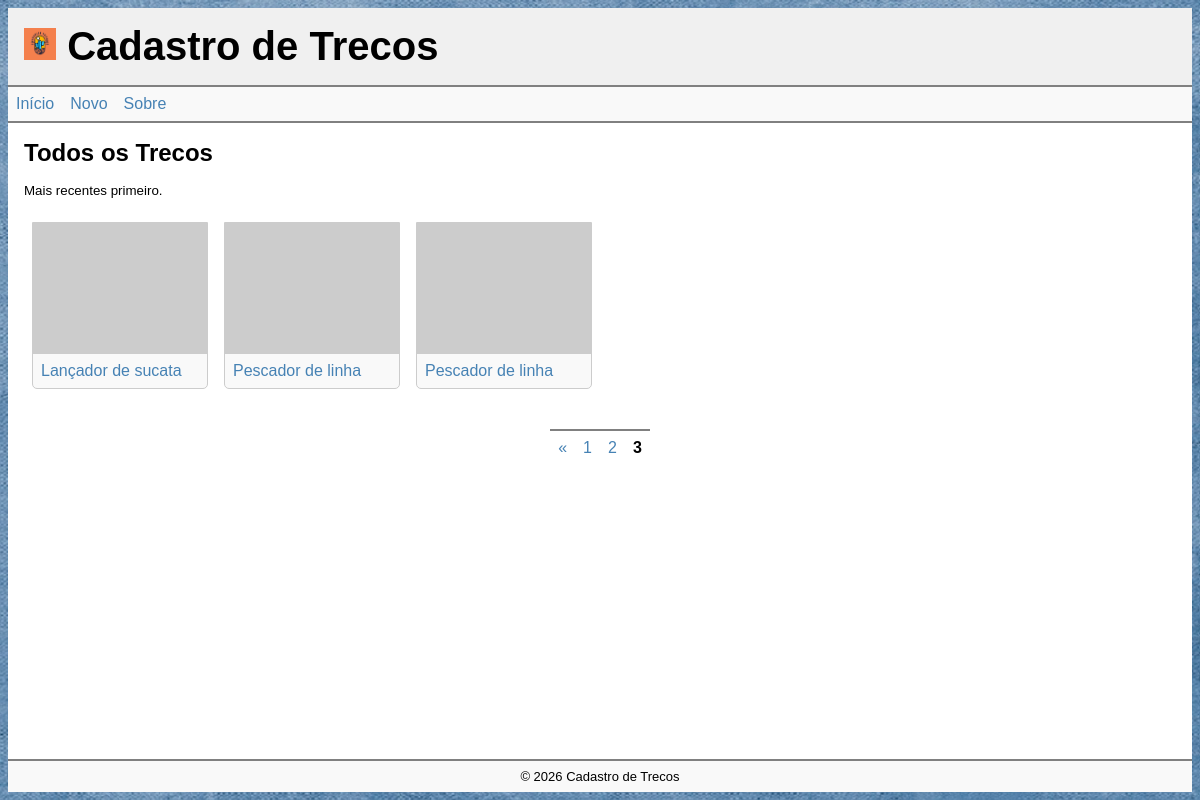
Screenshot of /?p=3 with the database file from the repository.
### tables this page shows
CREATE TABLE thing (
    id INTEGER PRIMARY KEY AUTOINCREMENT,
    created_at TEXT DEFAULT CURRENT_TIMESTAMP,
    name TEXT,
	description TEXT,
    location TEXT, 
	photo TEXT,
	status TEXT CHECK (status IN ('on', 'off', 'del')) DEFAULT 'on'
);

### app.py (the view, shortened to what this page needs)
@app.route("/api/things")
@app.route("/")
def index():
    page = request.args.get("p", 1, type=int)
    per_page = 10
    offset = (page - 1) * per_page
    with sqlite3.connect('database.db') as conn:
        conn.row_factory = sqlite3.Row
        contents = conn.execute("""
            SELECT id, name, photo
            FROM thing
            WHERE status = 'on'
            ORDER BY created_at DESC
            LIMIT ? OFFSET ?
        """, (per_page, offset)).fetchall()
        total = conn.execute("""
            SELECT COUNT(*)
            FROM thing
            WHERE status = 'on'
        """).fetchone()[0]
    pages = (total + per_page - 1) // per_page
    return render_template(
        'index.html',
        contents=contents,
        total=total,
        page=page,
        pages=pages,
        page_css='index.css'
    )

### templates/index.html (shortened to what this page needs)
{% extends '_base.html' %}
{% block main %}
<section>
    <h2>Todos os Trecos</h2>
    <small>Mais recentes primeiro.</small>
    {% if total > 0 %}
    <div class="grid">
        {% for content in contents %}
        <div class="cell">
            <div class="card">
                <div class="card-image"><img src="{{ content.photo }}" alt="{{ content.name }}"></div>
                <div class="card-body"><a href="{{ url_for('view', thing_id=content.id) }}">{{ content.name }}</a></div>
            </div>
        </div>
        {% endfor %}
    </div>
    {% if pages > 1 %}
    <nav class="pagination">
        {% if page > 1 %}
        <a href="{{ url_for('index', p=page - 1) }}">&laquo;</a>
        {% endif %}
        {% for number in range(1, pages + 1) %}
        {% if number == page %}
        <strong>{{ number }}</strong>
        {% else %}
        <a href="{{ url_for('index', p=number) }}">{{ number }}</a>
        {% endif %}
        {% endfor %}
    </nav>
    {% endif %}
    {% else %}
    <p>
        Nenhum treco cadastrado ainda!
        <a href="{{ url_for('new_thing') }}">Cadastre um treco</a>
    </p>
    {% endif %}
</section>
{% endblock %}

### static/css/base.css (style rules this page uses)
* { box-sizing: border-box; }
body, html { position: relative; font-family: sans-serif; font-size: 16px; margin: 0; padding: 0; height: 100%; }
body { padding: .5rem; background-color: #f0f0f0; background-color: grey; background-image: url('/static/img/bg01.jpg'); background-position: center; background-repeat: no-repeat; background-size: cover; }
a { color: steelblue; text-decoration: none; }
main>section, main>article { padding: 1rem; }
main>section h2:first-child, main>article h2:first-child { margin: 0; }
.grid { display: grid; grid-template-columns: repeat(1, 1fr); }
@media (min-width: 426px) { .grid { grid-template-columns: repeat(2, 1fr); } }
@media (min-width: 576px) { .grid { grid-template-columns: repeat(3, 1fr); } }
@media (min-width: 768px) { .grid { grid-template-columns: repeat(4, 1fr); } }
@media (min-width: 992px) { .grid { grid-template-columns: repeat(5, 1fr); } }
@media (min-width: 1200px) { .grid { grid-template-columns: repeat(6, 1fr); } }
.cell { padding: .5rem; }
.card { border: 1px solid #ccc; background-color: #f9f9f9; border-radius: 0 0 5px 5px; }
.card-image { width: 100%; aspect-ratio: 4 / 3; border-bottom: 1px solid #ccc; background-size: cover; background-position: center; background-repeat: no-repeat; object-fit: cover; }
.card-image img { display: block; width: 100%; height: 100%; object-fit: cover; }
.card-body { padding: .5rem; }
.pagination { margin-top: 2rem; text-align: center; display: flex; align-items: center; justify-content: center; }
.pagination > * { padding: .5rem; text-align: center; border-top: 2px solid grey; }

### static/css/index.css (style rules this page uses)
section>small { display: block; margin: 1rem 0; }

### rows the page displays
thing: name "Lançador de sucata"
thing: name "Pescador de linha"
thing: name "Pescador de linha"

### other values shown
{{ number }} "1" "2"
{{ number }} "3"
